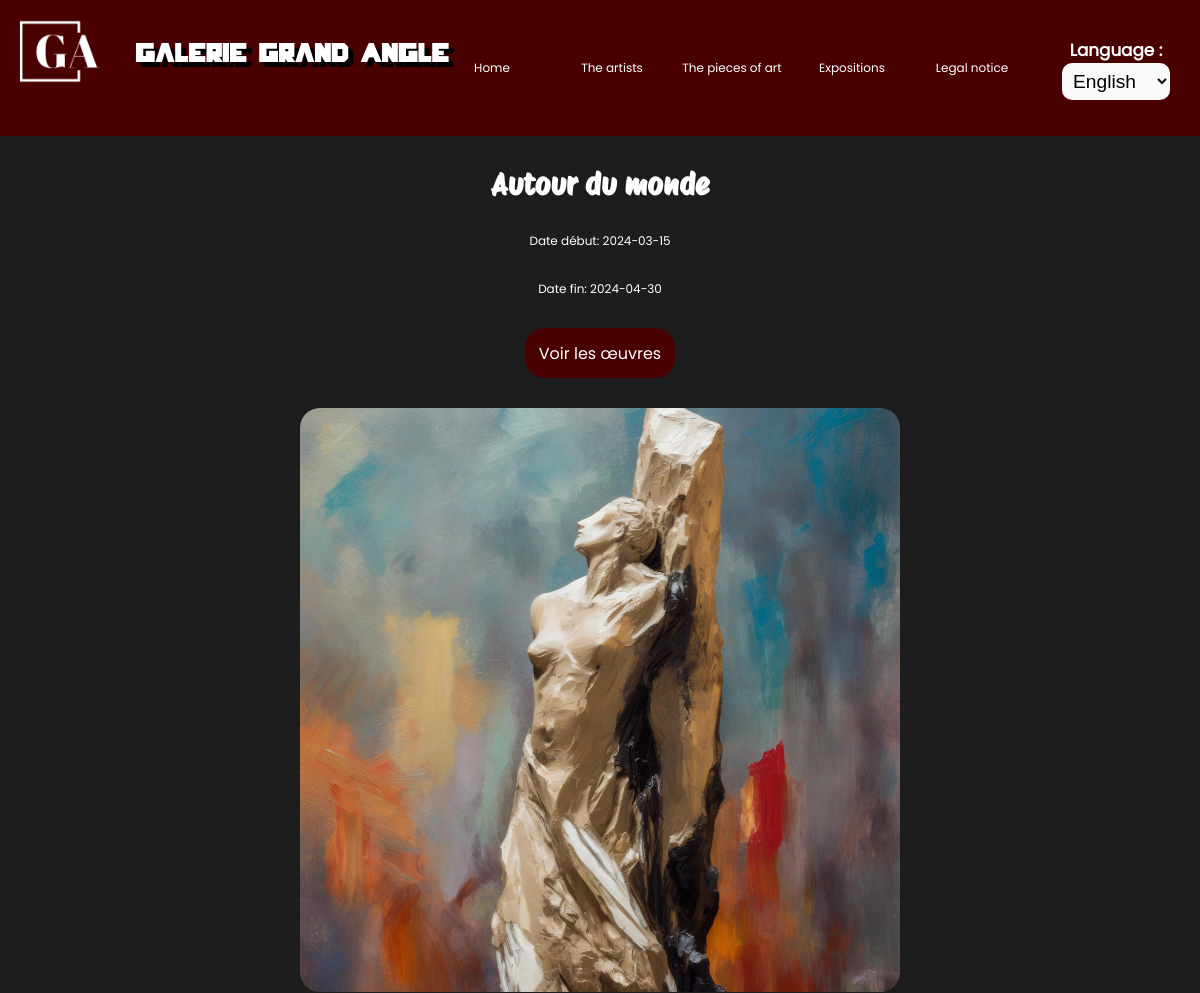
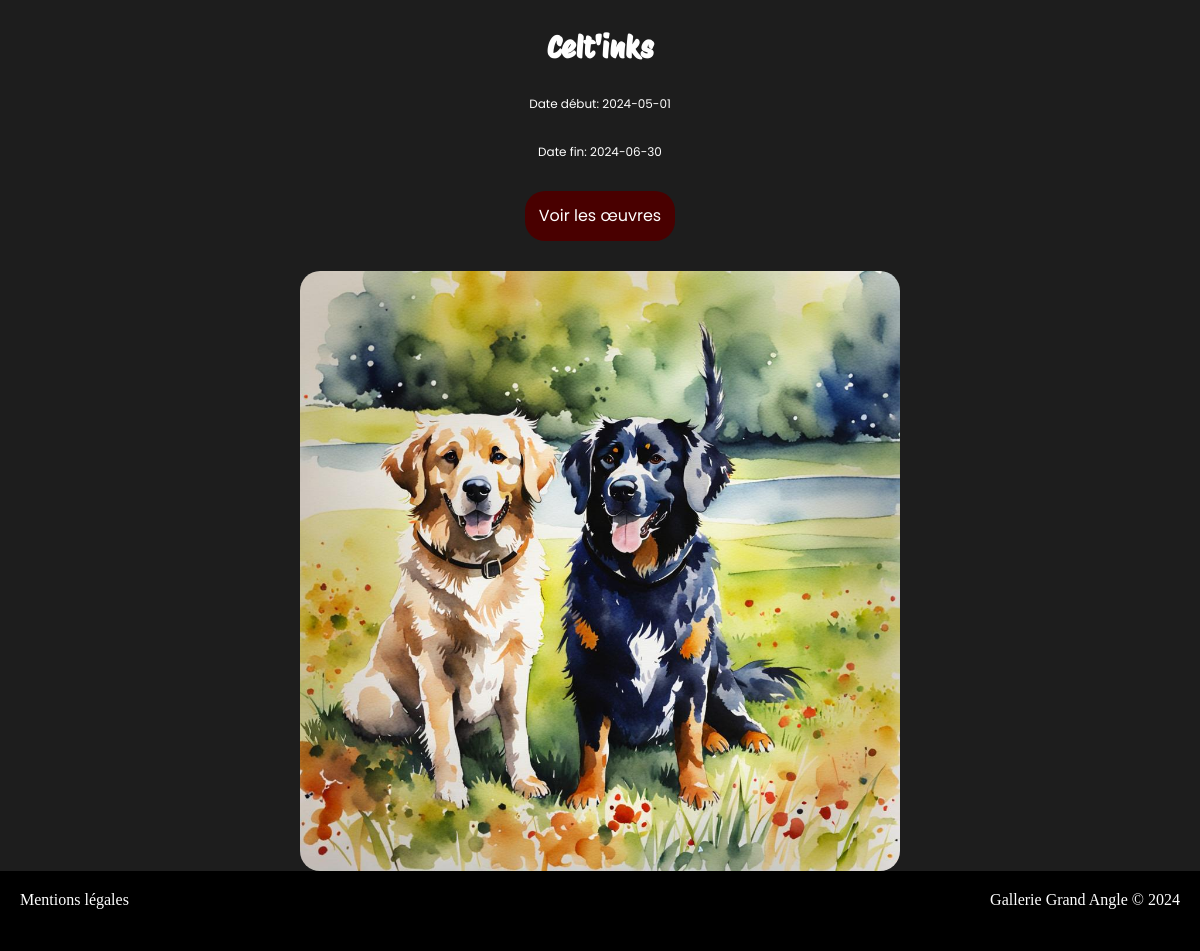
/visiteur/expo.php, run on the app's committed database (2 pictures, top to bottom).
### tables this page shows
CREATE TABLE IF NOT EXISTS `exposition` (
  `id_expo` int NOT NULL AUTO_INCREMENT,
  `date_debut` date NOT NULL,
  `date_fin` date NOT NULL,
  `report_frequentation` int DEFAULT NULL,
  `nom_directeur_artistique` varchar(100) DEFAULT NULL,
  `prenom_directeur_artistique` varchar(100) DEFAULT NULL,
  `email_directeur_artistique` varchar(150) DEFAULT NULL,
  `nombre_oeuvres` int DEFAULT NULL,
  `nom_expo` varchar(100) NOT NULL,
  `id_theme` int NOT NULL,
  PRIMARY KEY (`id_expo`),
  KEY `id_theme` (`id_theme`)
);

CREATE TABLE IF NOT EXISTS `oeuvres_expo` (
  `id_oeuvres` int NOT NULL AUTO_INCREMENT,
  `nom_oeuvre` varchar(100) NOT NULL,
  `chemin_image` varchar(150) DEFAULT NULL,
  `description_oeuvre` text,
  `date_realisation` date NOT NULL,
  `nombre_vues` int DEFAULT NULL,
  `largeur` decimal(15,2) DEFAULT NULL,
  `hauteur` decimal(15,2) DEFAULT NULL,
  `poids` decimal(15,2) DEFAULT NULL,
  `profondeur` decimal(15,2) DEFAULT NULL,
  `duree` time DEFAULT NULL,
  `date_livraison_prevu` date NOT NULL,
  `date_livraison_reel` date DEFAULT NULL,
  `id_type_oeuvre` int NOT NULL,
  PRIMARY KEY (`id_oeuvres`),
  KEY `id_type_oeuvre` (`id_type_oeuvre`)
);

### visiteur/expo.php (called while the page is built, shortened)
<?php
require "../config/pdo.php";
include "includes/pages/header.php";
include "includes/components/oeuvres_par_exposition.php";
include "includes/pages/footer.php";
?>

### visiteur/includes/components/oeuvres_par_exposition.php (the view)
<?php
require_once "../config/pdo.php";
try {
    $sql = "SELECT exposition.*, oeuvres_expo.chemin_image, oeuvres_expo.nom_oeuvre
    FROM exposition
    INNER JOIN contenir ON exposition.id_expo = contenir.id_expo
    INNER JOIN oeuvres_expo ON contenir.id_oeuvres = oeuvres_expo.id_oeuvres
    ORDER BY exposition.id_expo;";
    $stmt = $db->prepare($sql);
    $stmt->execute();
    $expositions = $stmt->fetchAll(PDO::FETCH_ASSOC);
    $previousExpoId = null;
    if (count($expositions) === 0) {
        echo "Aucune exposition trouvée.";
    } else {
        foreach ($expositions as $exposition) {
            if ($exposition['id_expo'] != $previousExpoId) {
                echo "<div class='expoAll'>";
                echo "<h2>" . $exposition['nom_expo'] . "</h2>";
                echo "<p>Date début: " . $exposition['date_debut'] . "</p>";
                echo "<p>Date fin: " . $exposition['date_fin'] . "</p>";
                echo "<a href='expo_suite.php?id_expo=" . $exposition['id_expo'] . "'>Voir les œuvres</a>";
                echo "<img src='" . $exposition['chemin_image'] . "' alt='" . $exposition['nom_oeuvre'] . "'>";
                echo "</div>";
            } else {
                echo "";
            }
            $previousExpoId = $exposition['id_expo'];
        }
    }
} catch (PDOException $e) {
    echo "Erreur de requête : " . $e->getMessage();
}
?>

### assets/css/style.css (style rules this page uses)
@media screen and (min-width: 726px) and (max-width: 1920px) { * { box-sizing: border-box; margin: 0; padding: 0; list-style: none; text-decoration: none; } }
@media screen and (min-width: 726px) and (max-width: 1920px) { body { background-color: rgb(29, 29, 29); overflow-x: hidden; } }
@media screen and (min-width: 726px) and (max-width: 1920px) { .expoAll { display: flex; flex-direction: column; justify-content: center; align-items: center; color: white; } }
@media screen and (min-width: 726px) and (max-width: 1920px) { .expoAll h2 { font-family: 'Subtitle'; font-size: 2.5vw; margin: 30px; } }
@media screen and (min-width: 726px) and (max-width: 1920px) { .expoAll p { font-family: 'text'; font-size: 1vw; margin-bottom: 30px; } }
@media screen and (min-width: 726px) and (max-width: 1920px) { .expoAll a { font-family: 'text'; background-color: rgb(73, 0, 0); color: white; width: 150px; display: flex; justify-content: center; align-items: center; height: 50px; border-radius: 20px; margin-bottom: 30px; } }
@media screen and (min-width: 726px) and (max-width: 1920px) { .expoAll img { width: 50%; border-radius: 20px; } }

### data on the page
exposition: nom_expo "Autour du monde", date_debut "2024-03-15", date_fin "2024-04-30", oeuvres_expo.chemin_image+nom_oeuvre (picture)
exposition: nom_expo "Celt'inks", date_debut "2024-05-01", date_fin "2024-06-30", oeuvres_expo.chemin_image (picture)

### other printed values
home "Home"
artist "The artists"
art "The pieces of art"
expo "Expositions"
mention "Legal notice"
lang "Language"
